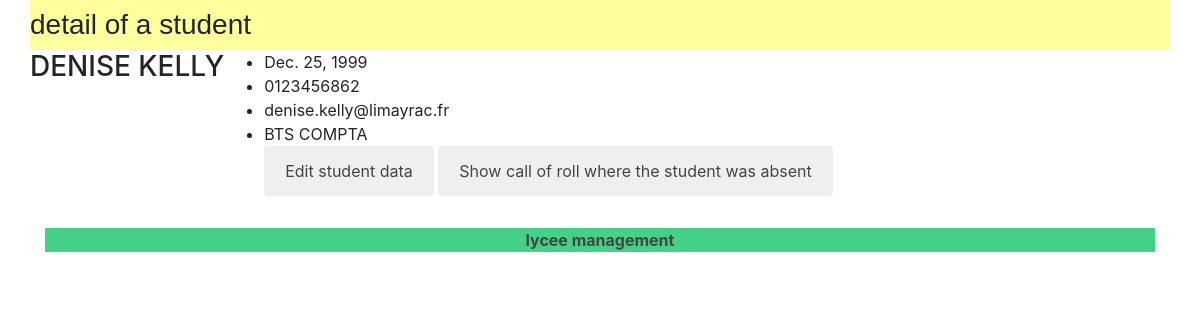
The page /lycee/student/75 on the database its author committed.
### lycee/models.py (models this page shows, shortened)
class Student(models.Model):
    first_name = models.CharField(
      help_text="first name of the student",
      max_length=50,
      blank=False,
      null=False
    )
    birth_date = models.DateField(
      verbose_name='date of birth',
      help_text="Birth date of the student",
      blank=False,
      null=True
    )
    last_name = models.CharField(
      verbose_name="lastname",
      help_text="last name of the student",
      blank=False, # pas de champ vide
      null=False, # pas de champ null (a conjuguer avec default
      default="???",
      max_length=255, # taille maximale du champ
    )
    phone = models.CharField(
      verbose_name="phonenumber",
      help_text="phone number of the student",
      blank=False, # pas de champ vide
      null=False, # pas de champ null (a conjuguer avec default
      default="0999999999",
      max_length=10, # taille maximale du champ
    )
    email = models.EmailField(
      verbose_name="email",
      help_text="Email of the student",
      blank=False, # pas de champ vide
      null=False, # pas de champ null (a conjuguer avec default
      default="x@y.z",
      max_length=255, # taille maximale du champ
    )
    comments = models.CharField(
      verbose_name="comments",
      help_text="some comments about the student",
      blank=True,
      null=False, # pas de champ null (a conjuguer avec default
      default="",
      max_length=255, # taille maximale du champ
    )
    cursus = models.ForeignKey(
      Cursus,
      on_delete=models.CASCADE, # necessaire selon la version de Django
      null=True
    )

class Cursus(models.Model):
    name = models.CharField(
      max_length=50,
      blank=False,
      null=True,
      default='aucun'
    )
    year_from_bac = models.SmallIntegerField(
      help_text ="year since le bac",
      verbose_name="year",
      blank=False,
      null=True,
      default=0
    )
    scholar_year = models.CharField(
      max_length=9,
      blank=False,
      null=True,
      default='0000-0001'
    )
    def __str__(self):
      return self.name

### lycee/views.py (the view)
# urls.py: url(r'^lycee/student/(?P<student_id>[0-9]+)$' , views.detail_student, name='detail_student'),
def detail_student(request , student_id) :
  result_list = Student.objects.get(pk=student_id)
  template = loader.get_template('student/detail_student.html')
  context = {'liste' : result_list ,}
  return HttpResponse(template.render(context ,request))

### lycee/templates/student/detail_student.html
{% extends "master.html" %}
{% if liste%}
  {% block title %}
    <h3>detail of a student</h3>
  {% endblock %}
  {% block content %}
          <h3> {{liste.first_name}} {{liste.last_name}}</h3>
          <ul>
            <li>{{liste.birth_date}}</li>
            <li>{{liste.phone}}</li>
            <li>{{liste.email|lower}}</li>
            <li>{{liste.cursus}}</li>
    <div class="boutons">
          <button class="button radius alert left"><a href="/lycee/student/edit/{{liste.id}}">Edit student data</a></button>
           <button class="button radius alert left"><a href="/lycee/student_presence/{{liste.id}}">Show call of roll where the student was absent</a></button>
   </div>
  {% endblock %}
{% else %}
  <p> No student to show .</p>
{% endif %}

### lycee/static/style.css (style rules this page uses)
a { color : #444444; }
html { position: relative; min-height: 100%; }

### rows shown on the page
Student: first_name "DENISE", last_name "KELLY", birth_date "Dec. 25, 1999", phone "0123456862", email "denise.kelly@limayrac.fr", cursus "BTS COMPTA"
